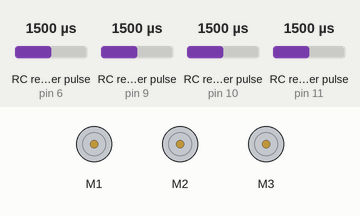
Simulated run of this sketch. Board: Arduino Uno, built with avr-gcc and run on an emulated ATmega328P. Shown: 3 × DC motor (green arrow = forward, orange = backward, longer = faster). Wiring (inferred from the names in the program): 4 × RC receiver channel: data pin 6 / data pin 9 / data pin 10 / data pin 11. The test bench sets the inputs (shaded band); at power-on: RC receiver pulse (sensors on pin 11, pin 9, pin 6, pin 10) 1500 µs. What the sketch prints to the serial monitor is not drawn.

Above: at 1.2 s.
1.3 s: RC receiver pulse (sensor on pin 11) set to 1020 µs
At 1.58 s:
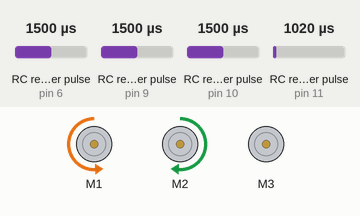
4.3 s: RC receiver pulse (sensor on pin 9) set to 1482 µs
At 5.1 s:
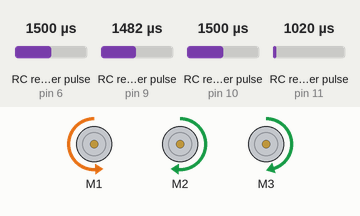
6.2 s: RC receiver pulse (sensor on pin 6) set to 1587 µs
9.2 s: RC receiver pulse (sensor on pin 6) set to 1606 µs
At 9.6 s:
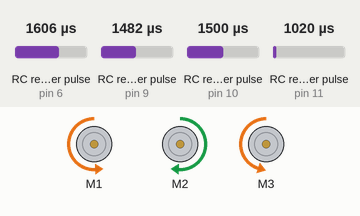
10.8 s: RC receiver pulse (sensor on pin 10) set to 1020 µs
At 11.9 s:
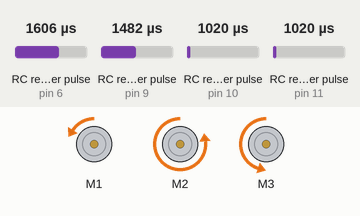
12.4 s: RC receiver pulse (sensor on pin 9) set to 1020 µs
At 13.0 s:
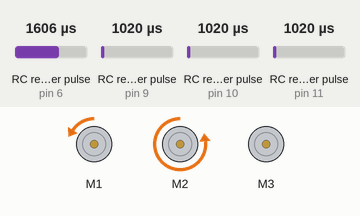
Timing chart, 0 to 15.0 s (numbered marks = the images above; inputs shaded):
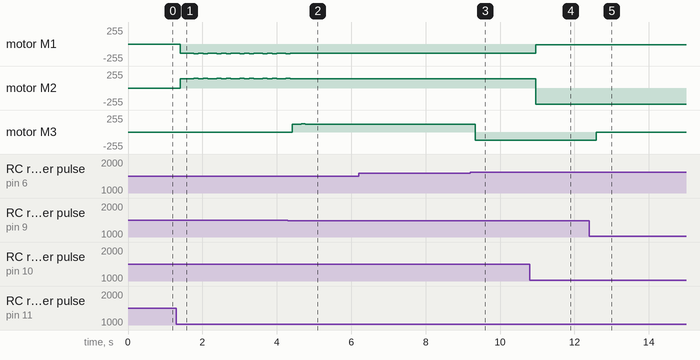

The sketch:

BattleBot_TransmitterCode.ino
```cpp
#include <Adafruit_MotorShield.h>

Adafruit_MotorShield MotorShield= Adafruit_MotorShield();
Adafruit_DCMotor *wheel_l = MotorShield.getMotor(1);
Adafruit_DCMotor *wheel_r = MotorShield.getMotor(2);
Adafruit_DCMotor *wheel_weapon = MotorShield.getMotor(3);
//Adafruit_DCMotor *test_motor = MotorShield.getMotor(4);

#define CHANNEL1 11 //Right - horizontal
#define CHANNEL2 10 //Right - vertical
#define CHANNEL3 9 //Left - vertical
#define CHANNEL4 6 //Left - horizontal
#define CHANNEL5 5 //VRA
#define CHANNEL6 3 //VRB

int channel1Value;
int channel2Value;
int channel3Value;
int channel4Value;
int channel5Value;
int channel6Value;

uint8_t max_speed;
uint8_t wheel_speed;
uint8_t turning_speed;
uint8_t turning_cur;

// Read the number of a specified channel and map the reading to the provided range
// If the channel is off, return the default value
long readChannel(int channelInput, int mapLower, int mapUpper, int defaultValue){
  int ch = pulseIn(channelInput, HIGH, 30000); // Gets length of HIGH pulse, times out after 30000 useconds
  if (ch < 100) return defaultValue; // If less than 100 microseconds, not a significant pulse
  long mapped_value = map(ch, 1000, 2000, mapLower, mapUpper); // Map the value to the provided min/max
  // this mapped value could end up being greater than 2000 useconds or less than 1000 useconds, hence these if cases
  if (mapped_value < -255)
    return -255;
  else if (mapped_value > 255)
    return 255;
  else
    return mapped_value;
}

void setup() {
  // put your setup code here, to run once:
  Serial.begin(9600);
  Serial.println("Monarch code running;");
  pinMode(CHANNEL1, INPUT);
  pinMode(CHANNEL2, INPUT);
  pinMode(CHANNEL3, INPUT);
  pinMode(CHANNEL4, INPUT);
  pinMode(CHANNEL5, INPUT);
  pinMode(CHANNEL6, INPUT);

  if (!MotorShield.begin()) {
    Serial.println("Motor shield didn't boot correctly :( Check wiring.");
    while (1);
  }
  Serial.println("Motor shield did boot correctly :D");

  //Wheel start
  wheel_l->run(RELEASE);
  wheel_r->run(RELEASE);
  wheel_l->setSpeed(0);
  wheel_r->setSpeed(0);

  //Weapon start
  wheel_weapon->run(RELEASE);
  wheel_weapon->setSpeed(0);

}


void loop() {
  channel1Value = readChannel(CHANNEL1, -255, 255, 0);
  channel2Value = readChannel(CHANNEL2, -255, 255, 0);
  channel3Value = readChannel(CHANNEL3, -255, 255, 0);
  channel4Value = readChannel(CHANNEL4, -255, 255, 0);
  //channel5Value = readChannel(CHANNEL5, -255, 255, 0);
  //channel6Value = readChannel(CHANNEL6, -255, 255, 0);

  //radio test code

  Serial.print("Right stick horizontal: ");
  Serial.print(channel1Value);
  Serial.print(", ");
  Serial.print("Right stick vertical: ");
  Serial.print(channel2Value);
  Serial.print(" ");
  /*
  Serial.print(", ");
  Serial.print("Left stick vertical: ");
  Serial.print(channel3Value);
  Serial.print(", ");
  Serial.print("Left stick horizontal: ");
  Serial.print(channel4Value);

  /*
  Serial.print(", ");
  Serial.print("VRA: ");
  Serial.print(channel5Value);
  Serial.print(", ");
  Serial.print("VRB: ");
  Serial.print(channel6Value);
  */
  //Serial.println();


  //delay(250);

  //motor test code
  /*
  uint8_t i;
  wheel_l->run(FORWARD);
  i = 100;
  wheel_l->setSpeed(i);
  delay(1000);

  wheel_l->run(BACKWARD);
  i = 500;
  wheel_l->setSpeed(i);
  delay(1000);
  */


  //Motor control
  //Note: uint8_t values only span from 0-255
  max_speed = 255;
  wheel_speed = abs(map(channel2Value, -260, 260, max_speed * -1, max_speed));
  //wheel_speed = readChannel(channel2Value, -255, 255, 0);
  //wheel_speed = sqrt(channel2Value*channel2Value + horizontalValue*horizontalValue)/sqrt(2);

  turning_speed = 150;
  //TODO: make turning_cur go from 20-turning_speed

  turning_cur = turning_speed - (abs(map(channel1Value, -260, 260, turning_speed * -1, turning_speed)));
  //turning_cur = readChannel(channel1Value, -255, 255, 0);

  int center_min = -20;
  int center_max = 20;

  //test_motor->run(FORWARD);
  //test_motor->setSpeed(wheel_speed);

  /*
  Serial.print("Wheel_speed: ");
  Serial.print(wheel_speed);
  Serial.print("; ");

  Serial.print("Wheel direction: ");
  */
  if ((channel1Value >= center_min) && (channel1Value <= center_max)){//right horizontal: the center postion
    //Serial.print("center ");
    if (channel2Value <= center_min){ //center backward
          //Serial.println("backward");
          wheel_l->run(BACKWARD);
          wheel_r->run(BACKWARD);

          wheel_l->setSpeed(wheel_speed);
          wheel_r->setSpeed(wheel_speed);
    } else if (channel2Value >= center_max) { //center foward
          //Serial.println("forward");
          wheel_l->run(FORWARD);
          wheel_r->run(FORWARD);

          wheel_l->setSpeed(wheel_speed);
          wheel_r->setSpeed(wheel_speed);
    } else { //center position. stop
          //Serial.println("stop");
          wheel_l->run(FORWARD);
          wheel_r->run(FORWARD);

          wheel_l->setSpeed(0);
          wheel_r->setSpeed(0);
    }

  } else if (channel1Value > center_max){ //going right
    //Serial.print("right ");
    if (channel2Value > center_max){ //going forward right
           // Serial.println("forward");
      wheel_l->run(FORWARD);
      wheel_r->setSpeed(turning_cur);
      wheel_r->run(FORWARD);
      wheel_l->setSpeed(wheel_speed);
    } else if (channel2Value < center_min) { //going backward right

      //Serial.println("backward");
      wheel_l->run(BACKWARD);
      wheel_r->setSpeed(turning_cur);
      wheel_r->run(BACKWARD);
      wheel_l->setSpeed(wheel_speed);


    } else { //right position. turn in place
      //Serial.println("in-place");
      uint8_t turning_speed_reverse = (abs(map(channel1Value, -260, 260, turning_speed * -1, turning_speed)));
      wheel_l->run(FORWARD);
      wheel_l->setSpeed(turning_speed_reverse);

      wheel_r->run(BACKWARD);
      wheel_r->setSpeed(turning_speed_reverse);
    }

  } else if (channel1Value < center_min){ //going left
    //Serial.print("left ");
    if (channel2Value > center_max){ //going forward left


      //Serial.println("forward");
      wheel_l->run(FORWARD);
      wheel_r->run(FORWARD);

      wheel_r->setSpeed(wheel_speed);
      wheel_l->setSpeed(turning_cur);
    } else if (channel2Value < center_min) { //going backward left


      //Serial.println("backward");
      wheel_l->run(BACKWARD);
      wheel_r->run(BACKWARD);

      wheel_r->setSpeed(wheel_speed);
      wheel_l->setSpeed(turning_cur);
    } else { //left position. turn in place
      //Serial.println("in-place");
      uint8_t turning_speed_reverse = (abs(map(channel1Value, -260, 260, turning_speed * -1, turning_speed)));
      wheel_l->run(BACKWARD);
      wheel_l->setSpeed(turning_speed_reverse);
      wheel_r->run(FORWARD);
      wheel_r->setSpeed(turning_speed_reverse);
    }
  }

  //Weapon control
  uint8_t max_weapon_speed = 250;
  uint8_t weapon_speed = abs(map(channel3Value, -260, 260, 0, max_weapon_speed));
  //uint8_t weapon_speed = channel3Value;

  int weapon_start_threshold = -230;
  int weapon_reverse_threshold = 50;

  Serial.print("Channel3value: ");
  Serial.print(channel3Value);
  Serial.print("; Weapon_speed: ");
  Serial.print(weapon_speed);
  Serial.print("; Direction: ");

  //Cases: low forward, high forward, low backward, high backward
  if (channel3Value <= weapon_start_threshold || channel3Value == 0){
    //Do not start weapon motor
    Serial.println("weapon stopped");
    wheel_weapon->run(FORWARD);
    wheel_weapon->setSpeed(0);
  } else if (channel4Value > weapon_reverse_threshold){
      Serial.println("backward");
      wheel_weapon->run(BACKWARD);
      wheel_weapon->setSpeed(weapon_speed);
    } else {
      Serial.println("forward");
      wheel_weapon->run(FORWARD);
      wheel_weapon->setSpeed(weapon_speed);
    }
  }
```

Measured:
- the behaviour switches between 1499 and 1498 µs on RC receiver pulse (sensor on pin 9) (found by bisection; images 1 and 2)
- the behaviour switches between 1598 and 1599 µs on RC receiver pulse (sensor on pin 6) (found by bisection; images 2 and 3)
- after the input at 4.3 s, motor M1: goes on until 4.4 s, then stays backward 142/255; motor M2: goes on until 4.4 s, then stays forward 142/255; motor M3: stopped → forward 120/255 after 0.12 s, → forward 121/255 0.23 s later, → forward 120/255 0.12 s later
- after the input at 6.2 s, every drawn part: stays the same
- after the input at 9.2 s, motor M3: forward 120/255 → backward 120/255 after 0.13 s
- after the input at 10.8 s, motor M1: backward 142/255 → backward 8/255 after 0.16 s; motor M2: forward 142/255 → backward 241/255 after 0.16 s
- after the input at 12.4 s, motor M3: backward 120/255 → stopped after 0.19 s
